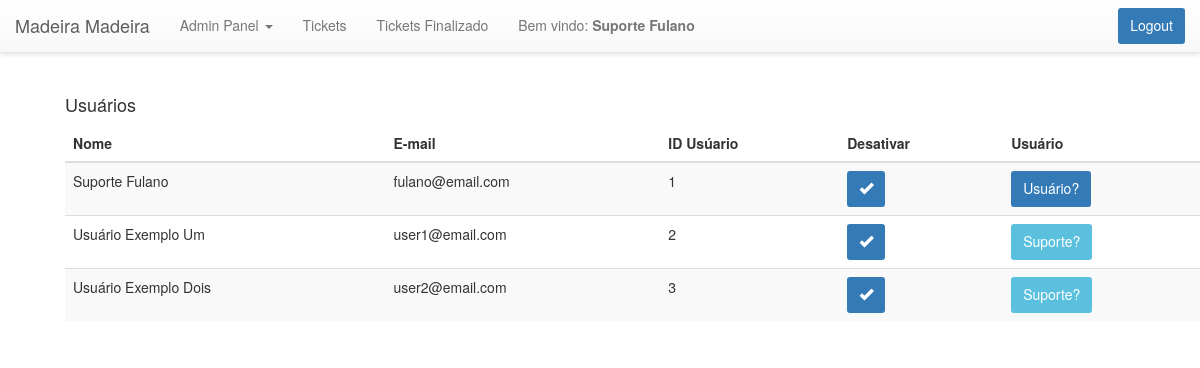
Screenshot of /listar-users.php (signed in) with the database file from the repository.
### tables this page shows
CREATE TABLE `users` (
  `idUsers` int NOT NULL,
  `nome` varchar(30) DEFAULT NULL,
  `emailUsers` tinytext NOT NULL,
  `pwdUsers` longtext NOT NULL,
  `vkey` varchar(45) DEFAULT NULL,
  `verified` tinyint(1) DEFAULT '0',
  `createdate` timestamp(6) NOT NULL DEFAULT CURRENT_TIMESTAMP(6),
  `tipoUsuario` varchar(10) DEFAULT NULL
);

### www/listar-users.php (the view, shortened to what this page needs)
<?php
  require 'header.php';
 ?>
 <?php
 require "header.php";
 ?>
 <?php
 require 'includes/dbh.inc.php';
 ?>
 <main>
 <?php
   if ($_SESSION['tipo'] == 'suporte') {
     $sql = "SELECT nome, emailUsers, tipoUsuario, idUsers FROM users";
     $stmt = mysqli_stmt_init($conn);
     if (!mysqli_stmt_prepare($stmt, $sql)) {
         header("Location: ../index.php?error=sqlerror");
         exit();
     } else {
         mysqli_stmt_execute($stmt);
         $result = mysqli_stmt_get_result($stmt);
       }
     echo '
     <div class="container">
     <div class"panel panel-default">
   	<div class="row">
           <div class="col-md-12">
           <h4>Usuários</h4>
           <div class="table-responsive">
                 <table id="mytable" class="table table-bordred table-striped">
                      <thead>
                       <th>Nome</th>
                       <th>E-mail</th>
                       <th>ID Usúario</th>
                        <th>Desativar</th>
                       <th>Usuário</th>
                      </thead>
       <tbody>';
       while ($dados = mysqli_fetch_array($result)){
         $nome_usuario = $dados['nome'];
         $email_user = $dados['emailUsers'];
         $id_user = $dados['idUsers'];
         $tipo_user = $dados['tipoUsuario'];
       echo '<tr>
       <a><td>'.$nome_usuario.'</td></a>
       <td>'.$email_user.'</td>
       <td>'.$id_user.'</td>';
       if ($tipo_user == null) {
         echo ' <td><form action="includes/lista-users-admin.inc.php" method="post">
                       <a title="Finalizar">
                         <input type="hidden" name="id_user" value="'.$id_user.'>" />
                       </a>
                       <button class="btn btn-info" type="submit" name="ativa-user" data-title="Desativar">
                            Ativar
                       </button>
                     </form>
               </td>';
       }else {
         echo ' <td><form action="includes/lista-users-admin.inc.php" method="post">
                       <a title="Finalizar">
                         <input type="hidden" name="id_user" value="'.$id_user.'>" />
                       </a>
                       <button class="btn btn-primary" type="submit" name="desativa-user" data-title="Desativar">
                             <span class="glyphicon glyphicon-ok"></span>
                       </button>
                     </form>
               </td>';
       }
               if ($tipo_user == 'user') {
                 echo'<td><form action="includes/lista-users-admin.inc.php" method="post">
                              <a title="Finalizar">
                                <input type="hidden" name="id_user" value="'.$id_user.'"/>
                              </a>
                              <button class="btn btn-info" type="submit" name="admin-submit" data-title="Finalizar">
                                   Suporte?
                              </button>
                            </form>';
               }else if($tipo_user == 'suporte'){
                 echo'<td><form action="includes/lista-users-admin.inc.php" method="post">
                              <a title="Finalizar">
                                <input type="hidden" name="id_user" value="'.$id_user.'"/>
                              </a>
                              <button class="btn btn-primary" type="submit" name="user-submit" data-title="Finalizar">
                                   Usuário?
                              </button>
                            </form>
                      </td>';
               }else if($tipo_user == null){
                 echo'<td>DESATIVADO</td>';
               }
     }
       echo '</tbody>
   </table>
 </div>
           </div>
   	</div>
   </div>';
 }else {
   header("Location: index.php?erro=acessonaoautorizado");
   exit();
 }
 ?>
 </main>
 <?php
 require "footer.php";
  ?>
 <?php
 require 'footer.php';
  ?>

### www/assets/css/style.css (style rules this page uses)
body { padding-top:85px; padding-left: 50px; padding-right: 50px; }
html { font-family: sans-serif; line-height: 1.15; -webkit-text-size-adjust: 100%; -webkit-tap-highlight-color: transparent }
.btn { display: inline-block; padding: 9px 12px; padding-top: 7px; margin-bottom: 0; font-size: 14px; line-height: 20px; text-align: center; vertical-align: middle; cursor: pointer; -webkit-border-radius: 3px; -webkit-border-radius: 3px; -webkit-border-radius: 3px; background-image: none !important; border: none; text-shadow: none; box-shadow: none; transition: all 0.12s linear 0s !important; font: 14px/20px "Helvetica Neue",Helvetica,Arial,sans-serif; }
.glyphicon { color: #fff; }
td { align-items:center; }
th { align-items: center; }

### rows the page displays
users: nome "Suporte Fulano", emailUsers "fulano@email.com", idUsers "1"
users: nome "Usuário Exemplo Um", emailUsers "user1@email.com", idUsers "2"
users: nome "Usuário Exemplo Dois", emailUsers "user2@email.com", idUsers "3"

### other values shown
$_SESSION['nome'] "Suporte Fulano"
